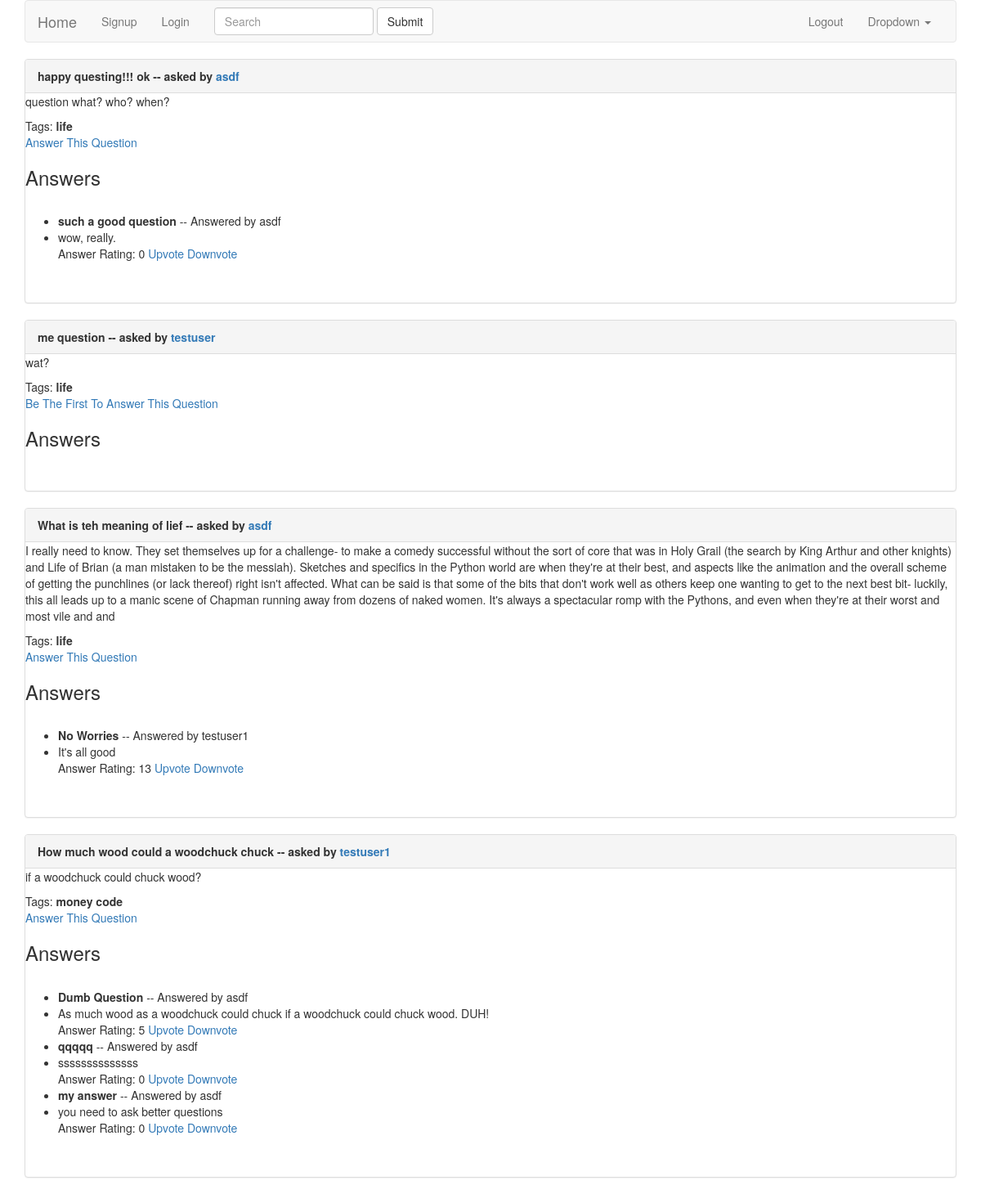
The app's page /, older data.
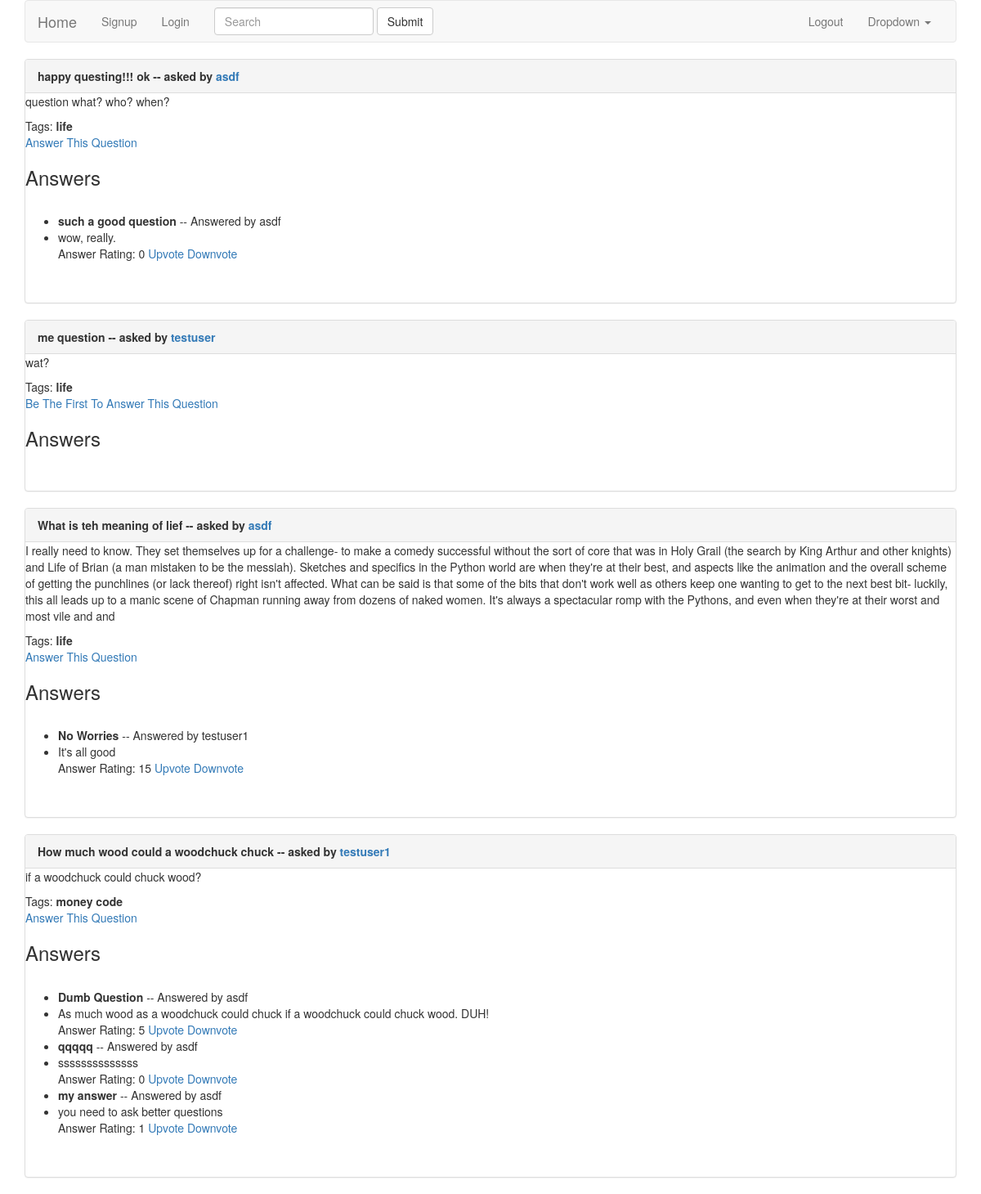
The same page, newer data.
### duckapp/models.py (models this page shows, shortened)
class Question(models.Model):
    asker = models.ForeignKey('auth.User')
    title = models.CharField(max_length=255)
    question_text = models.TextField()
    tags = models.ManyToManyField(Tag, blank=True)
    timestamp = models.DateTimeField(auto_now_add=True)
    class Meta:
        ordering = ["-timestamp"]

class Tag(models.Model):
    name = models.CharField(max_length=50)
    def __str__(self):
        return "{}".format(self.name)

class Answer(models.Model):
    answerer = models.ForeignKey('auth.User')
    question = models.ForeignKey(Question)
    answer_text = models.TextField()
    score = models.IntegerField(default=0)
    title = models.CharField(max_length=255)
    timestamp = models.DateTimeField(auto_now_add=True)

### duckapp/views.py (the view)
# urls.py: url(r'^$', IndexView.as_view(), name='index'),
class IndexView(ListView):
    template_name = 'index.html'
    model = Question

### duckapp/templates/index.html
{% extends 'base.html' %}
{% block content %}
<div class="container">
    {% for question in object_list %}
        <div class="panel panel-default">
            <div class="panel-heading">
                <b>
                    {{ question.title }} -- asked by <a href="{% url 'user_detail' question.asker.userprofile.pk %}">{{ question.asker }}</a>
                </b>
            </div>
            <p>{{ question.question_text}}</p>
            Tags:
            {% for tag in question.tags.all %}
                <b>{{ tag }}</b>
            {% endfor %}
            <br>
        {% if not question.answer_set.all %}
            <a href="{% url 'answer_create' question.pk %}">Be The First To Answer This Question</a>
        {% else %}
            <a href="{% url 'answer_create' question.pk %}">Answer This Question</a>
        {% endif %}
        <br>
        <h3>Answers</h3>
        <ul>
        {% for answer in question.answer_set.all %}
            <br>
                <li><b>{{ answer.title }}</b> -- Answered by {{ answer.answerer }}</li>
            <li>{{ answer.answer_text }}</li>
            Answer Rating: {{ answer.score }}
            <a href="{% url 'upvote' answer.pk %}">Upvote</a>
            <a href="{% url 'downvote' answer.pk %}">Downvote</a>
        {% endfor %}
        </ul>
        <br><br>
        </div>
    {% endfor %}
</div>
{% endblock %}

### duckapp/templates/base.html (shortened to what this page needs)
<!DOCTYPE html>
{% load bootstrap3 %}
<html>
    <head>
        {% bootstrap_css %}
    </head>
    <body>
        <div class="container">
            <nav class="navbar navbar-default">
                <div class="container-fluid">
                    <div class="navbar-header">
                        <a class="navbar-brand" href="{% url 'index' %}">Home</a>
                    </div>
                    <div class="collapse navbar-collapse" id="bs-example-navbar-collapse-1">
                        <ul class="nav navbar-nav">
                            {% if user.is_authenticated %}
                            <li><a href="{% url 'signup' %}">Welcome {{ request.user }}<span class="sr-only">(current)</span></a></li>
                            {% else %}
                            <li><a href="{% url 'signup' %}">Signup<span class="sr-only">(current)</span></a></li>
                            <li><a href="{% url 'login' %}">Login<span class="sr-only">(current)</span></a></li>
                            {% endif %}
                        </ul>
                        <form class="navbar-form navbar-left" role="search">
                            <div class="form-group">
                                <input type="text" class="form-control" placeholder="Search">
                            </div>
                            <button type="submit" class="btn btn-default">Submit</button>
                        </form>
                        <ul class="nav navbar-nav navbar-right">
                            <li><a href="{% url 'logout' %}">Logout</a></li>
                            <li class="dropdown">
                                <a href="#" class="dropdown-toggle" data-toggle="dropdown" role="button" aria-haspopup="true" aria-expanded="false">Dropdown <span class="caret"></span></a>
                            </li>
                        </ul>
                    </div>
                </div>
            </nav>
        </div>
        {% block content %}
        {% endblock %}
    </body>
</html>

Row changes from the older to the newer data that the page shows:
changed Answer "No Worries": score "13" → "15"
changed Answer "my answer": score "0" → "1"
